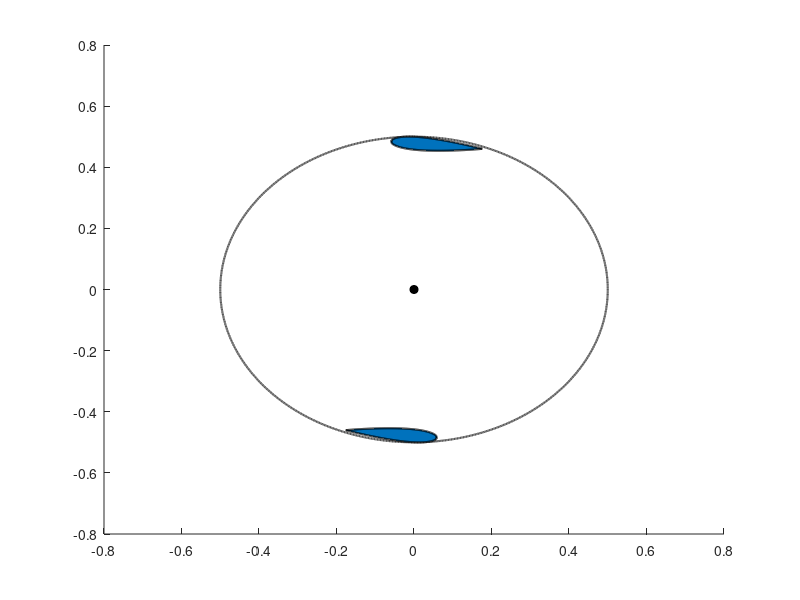

Reproduce this figure in MATLAB.
function drawTurbine(geom)

% Draws a turbine!
% default is a 2d turbine, but geom.threeD=1 makes a 3D turbine!

% geom , a structure defining the geometry of the turbine

% Possible fields (all are optional):

%%%% Geometry Fields %%%%
% N - number of blades, default, 2
% center - center of turbine, default [0,0]
% radius - radius of turbine, default 0.5
% chord - chord of foil, default 4.06/17.2
% alpha_p - preset pitch angle, default 6 deg
% theta - current angular position of one blade, default, 0

%%%% 3D options %%%%
% threeD - default, 0. If 1, plots the turbine in 3d
% foil_span - Turbine height. Default, 1.4
% end_plates - If 1, plots the turbine end plates. Default 0

%%%% plot options %%%%
% fig - figure handle, default, current figure
% ax - axes handle, default, current axes
% rad_circ - if 1, plots turbine circumference, otherwise not. default, 1
% rad_circ_color - color of radius circle
% center_dot - if 1 (default), plots a dot at the center of the turbine
% center_dot_color - center dot color
% foil_color - color vector for foil, default, blue (empty for no fill)
% foil_line_color - default, black (empty ,[], for no line)
% foil_line_width - default 1.5
% norm - if 1 (default), plot absolute size, else normalize by value of
% 'norm'

%% Figure and axes handling

if ~exist('geom','var') || isempty(geom)
    geom=[];
end

if isfield(geom,'fig')
    figure(geom.fig)
end

if isfield(geom,'ax')
    ax = geom.ax;
else
    ax = gca;
end

if ~isfield(geom,'foil_color')
    geom.foil_color=[0    0.4470    0.7410];
elseif isempty(geom.foil_color)
    geom.foil_color='none';
end

if ~isfield(geom,'foil_line_color')
    geom.foil_line_color='k';
elseif isempty(geom.foil_line_color)
    geom.foil_line_color='none';
end

if ~isfield(geom,'foil_line_width')
    geom.foil_line_width=1.5;
end

if ~isfield(geom,'rad_circ')
    geom.rad_circ=1;
end

if ~isfield(geom,'rad_circ_color')
    geom.rad_circ_color = 'k';
end

if ~isfield(geom,'rad_circle_fill_color')
    geom.rad_circle_fill_color = 0;
end

if ~isfield(geom,'center_dot')
    geom.center_dot=1;
end

if ~isfield(geom,'center_dot_color')
    geom.center_dot_color='k';
end

if ~isfield(geom,'norm')
    geom.norm = 1;
end

if ~isfield(geom,'threeD')
    geom.threeD=0;
elseif geom.threeD==1
    if ~isfield(geom,'foil_span')
        geom.foil_span=1.4;
    end
    
    if ~isfield(geom,'end_plates')
        geom.end_plates=0;
    end
end
%% Apply default geometries as necessary

if ~isfield(geom,'center')
    geom.center=[0,0,0];
end

if ~isfield(geom,'chord')
    geom.chord=4.06/17.2;
end

if ~isfield(geom,'radius')
    geom.radius=0.5;
end
outerRad=geom.radius;
geom.radius=geom.radius-geom.chord*0.18/2;

if ~isfield(geom,'alpha_p')
    geom.alpha_p=6;
end

if ~isfield(geom,'theta')
    geom.theta=0;
end

if ~isfield(geom,'N')
    geom.N=2;
end

%% Plot stuff for 2d turbine
holdstate = ishold(ax);
hold(ax,'on');

if geom.threeD==0
    
        % plot curcumference line
    if geom.rad_circ==1
        thetas=0:0.001:2*pi;
        xc=outerRad/geom.norm.*sin(thetas)+geom.center(1)/geom.norm;
        yc=outerRad/geom.norm.*cos(thetas)+geom.center(2)/geom.norm;
        plot(ax,xc,yc,'-.','Color',geom.rad_circ_color,'LineWidth',1.5)
    end
    
    if geom.rad_circle_fill_color~=0
        thetas=0:0.001:2*pi;
        xc=outerRad/geom.norm.*sin(thetas)+geom.center(1)/geom.norm;
        yc=outerRad/geom.norm.*cos(thetas)+geom.center(2)/geom.norm;
        patch(ax,xc,yc,0,'FaceColor',geom.rad_circle_fill_color)
    end
    
    
    % Plot foils
    for i=1:geom.N
        thetaN=geom.theta+(i-1)*360/geom.N;
        [x,y]=draw_foil(geom.chord/geom.norm,geom.radius/geom.norm,thetaN,geom.alpha_p);
        x=x+geom.center(1)/geom.norm;
        y=y+geom.center(2)/geom.norm;
        %geom.foil_line_width;
        if ~isempty(geom.foil_color)
            patch(ax,x,y,0,'FaceColor',geom.foil_color,'EdgeColor',geom.foil_line_color,'LineWidth',geom.foil_line_width)
        end
    end
    

    % plot center dot
    if geom.center_dot==1
        plot(ax,geom.center(1)/geom.norm,geom.center(2)/geom.norm,'o','MarkerFaceColor',geom.center_dot_color,'MarkerEdgeColor',geom.center_dot_color)
    end
    
    % axis equal
    hold off
    
else
    
    % Plot foils
    for i=1:geom.N
        thetaN=geom.theta+(i-1)*360/geom.N;
        [x,y]=draw_foil(geom.chord/geom.norm,geom.radius/geom.norm,thetaN,geom.alpha_p);
        x=x+geom.center(1)/geom.norm;
        y=y+geom.center(2)/geom.norm;
        [X,Y,Z] = extrude([x;y],[0 0;0 0;-(geom.foil_span/2+geom.center(3)) (geom.foil_span/2+geom.center(3))]./geom.norm,0);
        h=surf(ax,X,Y,Z,'FaceColor',geom.foil_color,'LineStyle','none','AmbientStrength',0.2);
        h.AmbientStrength = 0.3;
        h.DiffuseStrength = 0.8;
        h.SpecularStrength = 0.9;
        h.SpecularExponent = 25;
        h.BackFaceLighting = 'unlit';
        % cap foil ends if no endplates
        if geom.end_plates==0
            zc=ones(size(x)).*(geom.foil_span/2+geom.center(3))./geom.norm+0.001;
            h=patch(ax,'XData',x,'YData',y,'ZData',zc,'FaceColor',geom.foil_color,'LineStyle','none');
            h.AmbientStrength = 0.3;
            h.DiffuseStrength = 0.8;
            h.SpecularStrength = 0.9;
            h.SpecularExponent = 25;
            h.BackFaceLighting = 'unlit';
            h=patch(ax,'XData',x,'YData',y,'ZData',-zc,'FaceColor',geom.foil_color,'LineStyle','none');
            h.AmbientStrength = 0.3;
            h.DiffuseStrength = 0.8;
            h.SpecularStrength = 0.9;
            h.SpecularExponent = 25;
            h.BackFaceLighting = 'unlit';
        end
        
    end
    
    % plot end caps, if necessary
    if geom.end_plates==1
        ang=0:0.002:2*pi;
        xc=geom.radius*1.05.*cos(ang)./geom.norm;
        yc=geom.radius*1.05.*sin(ang)./geom.norm;
        zc=ones(size(xc)).*(geom.foil_span/2+geom.center(3))./geom.norm+0.001;
        h=patch(ax,'XData',xc,'YData',yc,'ZData',zc,'FaceColor',geom.foil_color,'LineStyle','none');
        h.AmbientStrength = 0.3;
        h.DiffuseStrength = 0.8;
        h.SpecularStrength = 0.9;
        h.SpecularExponent = 25;
        h.BackFaceLighting = 'unlit';
        h=patch(ax,'XData',xc,'YData',yc,'ZData',-zc,'FaceColor',geom.foil_color,'LineStyle','none');
        h.AmbientStrength = 0.3;
        h.DiffuseStrength = 0.8;
        h.SpecularStrength = 0.9;
        h.SpecularExponent = 25;
        h.BackFaceLighting = 'unlit';
    end
    
    % touch up the lighting and camera veiw
    
    camproj(ax,'perspective')
    lighting gouraud
    light(ax,'Position',[-1 -5 2],'Style','local')
    light(ax,'Position',[0 0 10])
end

if holdstate
    hold(ax,'on');
else
    hold(ax,'off')
end

    function [x,y]=draw_foil(c,r,theta,alpha)
        t=c*0.18; % foil thickness for NACA0018
        theta=theta*pi/180;
        alpha=alpha*pi/180;
        
        % draw foil shape
        x=0:c/500:c;
        ytop=t/0.2*(0.2969*sqrt(x/c)-0.126*x/c-0.3516*(x/c).^2+0.2843*(x/c).^3-0.1036*(x/c).^4);
        x=[x,fliplr(x)];
        y=[ytop,fliplr(-ytop)];
        x=x-c/4; % shift so quarter chord is on origin
        
        % perform rotation
        xn=x.*cos(theta-alpha)-y.*sin(theta-alpha);
        yn=x.*sin(theta-alpha)+y.*cos(theta-alpha);
        
        % perform translation
        % calculate position in cartesian
        x=xn+r*sin(-theta);
        y=yn+r*cos(-theta);
    end


end
